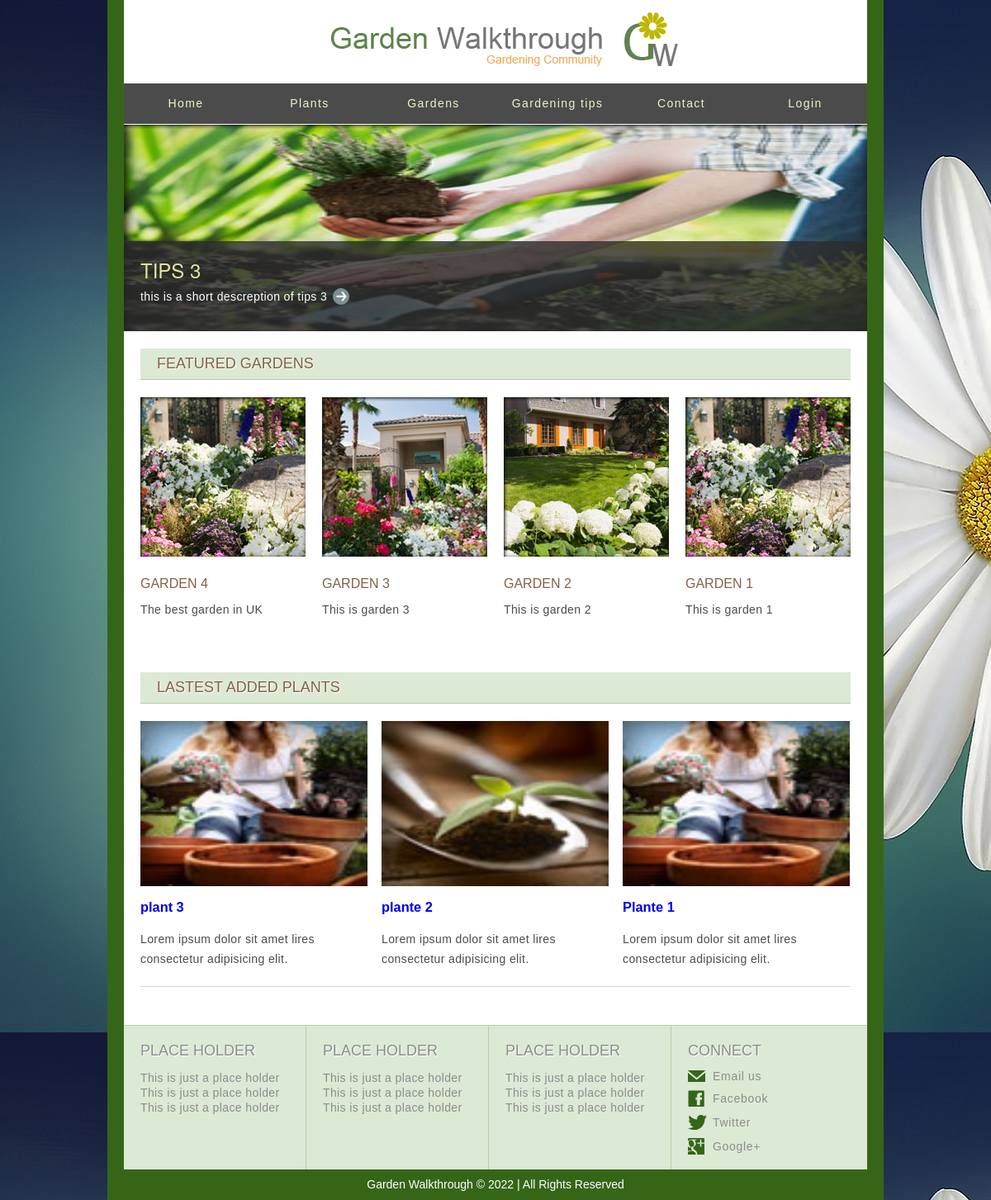
The app's page /, older data.
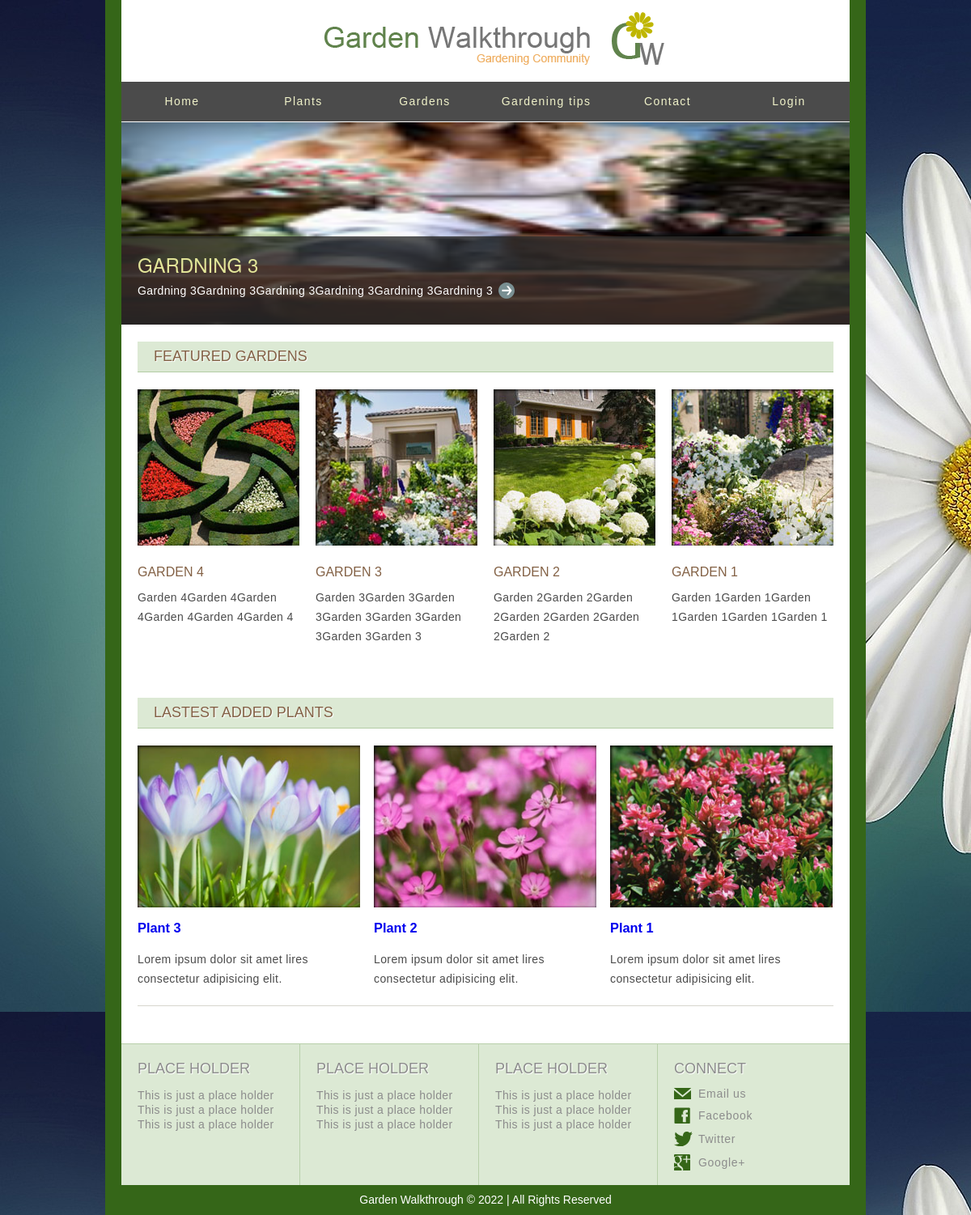
The same page, newer data.
### plants/models.py (models this page shows, shortened)
class Garden_tips(models.Model):
    title=models.CharField(max_length=30)
    image=models.ImageField()
    descreption=models.TextField()
    tips_date=models.DateField(auto_now=True)

class Garden(models.Model):
    title=models.CharField(max_length=30)
    image=models.ImageField()
    descreption=models.TextField()
    uploaded_date=models.DateField(auto_now=True)

class Plant(models.Model):
    title=models.CharField(max_length=30)
    image=models.ImageField()
    descreption=models.TextField()
    uploaded_date=models.DateField(auto_now=True)

### plants/views.py (the view)
# urls.py: path('', views.index_view,name='index'),
def index_view(request):
    index_tips=Garden_tips.objects.all().last()
    index_feature_garden=Garden.objects.all().order_by('id')[:4][::-1]
    index_plant_of_theweek=Plant.objects.all().last()
    index_top_three_plants=Plant.objects.all().order_by('id')[:3][::-1]
    context={'index_tips':index_tips,'index_feature_garden':index_feature_garden,'index_plant_of_theweek':index_plant_of_theweek,'index_top_three_plants':index_top_three_plants}
    return render(request, 'index.html',context)

### templates/index.html
{% extends 'base.html' %}
{% load static %}
{% block body %}
<body>
		<div id="body">
			<div class="header">
				<div>
					<a style="text-decoration:none;"  href="{% url 'plants:garden_tip' index_tips.id %}"><img src="{{index_tips.image.url}}" style="width:900px;height:250px" alt="Image"></a>
					<div>
						<h1><a style="text-decoration:none;"  href="{% url 'plants:garden_tip' index_tips.id %}">{{index_tips.title}}</a></h1>
						<p>
							{{index_tips.descreption}} <a href="{% url 'plants:garden_tip' index_tips.id %}" class="continue"></a>
						</p>
					</div>
				</div>
			</div>
			<div class="body">
				<h1>Featured Gardens</h1>
				<ul>
					{% for i in index_feature_garden %}
					<li>
						<a style="text-decoration:none;"  href="{% url 'plants:garden' i.id %}"><img src="{{i.image.url }}" alt="Image' "></a>
						<a style="text-decoration:none;"  href="{% url 'plants:garden' i.id %}"><h2>{{i.title}}</h2></a>
						<p>
							{{i.descreption}}
						</p>
					</li>
					{% endfor %}
				</ul>
			</div>
			<div class="body">
				<h1>Lastest added plants</h1>
				<ul>
					{%  for i in index_top_three_plants %}
					<li style="width:272px">
						<a href="{% url 'plants:plant' i.id %}" class="figure"><img style="width:275px ;height:200px" src="{{i.image.url}}" alt="Image"></a>
						<h3 style="text-decoration:none;" ><a style="text-decoration:none;" href="{% url 'plants:plant' i.id %}">{{i.title}}</a></h3>
						<p>
							Lorem ipsum dolor sit amet lires consectetur adipisicing elit.
						</p>
					</li>
					{% endfor %}
				</ul>
			</div>
			<div class="footer">
			</div>
		</div>
</body>
{% endblock body %}

Row changes from the older to the newer data that the page shows:
changed Garden_tips: image: a different picture; title "TIPS 3" → "GARDNING 3"; descreption "this is a short descreption of tips 3" → "Gardning 3Gardning 3Gardning 3Gardning 3Gardning 3Gardning 3"
changed Garden "GARDEN 4": image: a different picture; descreption "The best garden in UK" → "Garden 4Garden 4Garden 4Garden 4Garden 4Garden 4"
changed Garden "GARDEN 3": descreption "This is garden 3" → "Garden 3Garden 3Garden 3Garden 3Garden 3Garden 3Garden 3Garden 3"
changed Garden "GARDEN 2": descreption "This is garden 2" → "Garden 2Garden 2Garden 2Garden 2Garden 2Garden 2Garden 2"
changed Garden "GARDEN 1": descreption "This is garden 1" → "Garden 1Garden 1Garden 1Garden 1Garden 1Garden 1"
changed Plant: image: a different picture; title "plant 3" → "Plant 3"
changed Plant: image: a different picture; title "plante 2" → "Plant 2"
changed Plant: image: a different picture; title "Plante 1" → "Plant 1"
